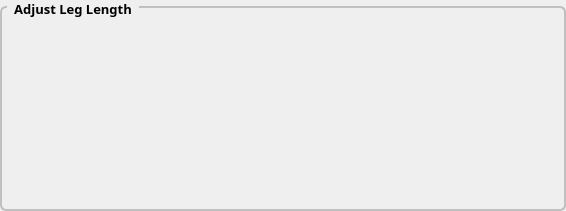
      <widget class="QGroupBox" name="groupBox_5">
       <property name="geometry">
        <rect>
         <x>27</x>
         <y>570</y>
         <width>566</width>
         <height>211</height>
        </rect>
       </property>
       <property name="font">
        <font>
         <family>Kartika</family>
         <pointsize>10</pointsize>
         <weight>75</weight>
         <italic>false</italic>
         <bold>true</bold>
        </font>
       </property>
       <property name="styleSheet">
        <string notr="true">QGroupBox {
    font: bold;
    border: 2px solid silver;
    border-radius: 6px;
    margin-top: 6px;
} 
QGroupBox::title {
subcontrol-origin: margin;
    left: 7px;

    padding: 0px 5px 0px 5px;
}</string>
       </property>
       <property name="title">
        <string>Adjust Leg Length</string>
       </property>
       <property name="alignment">
        <set>Qt::AlignHCenter|Qt::AlignTop</set>
       </property>
       <property name="flat">
        <bool>false</bool>
       </property>
       <widget class="QPushButton" name="forwardExtraBtn">
        <property name="geometry">
         <rect>
          <x>350</x>
          <y>30</y>
          <width>121</width>
          <height>70</height>
         </rect>
        </property>
        <property name="font">
         <font>
          <family>Kartika</family>
          <pointsize>11</pointsize>
          <weight>75</weight>
          <bold>true</bold>
         </font>
        </property>
        <property name="icon">
         <iconset>
          <normalon>images/up.png</normalon>
         </iconset>
        </property>
        <property name="iconSize">
         <size>
          <width>121</width>
          <height>70</height>
         </size>
        </property>
        <property name="autoRepeat">
         <bool>true</bool>
        </property>
        <property name="flat">
         <bool>true</bool>
        </property>
       </widget>
       <widget class="QPushButton" name="reverseExtraBtn">
        <property name="geometry">
         <rect>
          <x>180</x>
          <y>30</y>
          <width>121</width>
          <height>70</height>
         </rect>
        </property>
        <property name="font">
         <font>
          <family>Kartika</family>
          <pointsize>11</pointsize>
          <weight>75</weight>
          <bold>true</bold>
         </font>
        </property>
        <property name="icon">
         <iconset>
          <normalon>images/down.png</normalon>
         </iconset>
        </property>
        <property name="iconSize">
         <size>
          <width>121</width>
          <height>70</height>
         </size>
        </property>
        <property name="flat">
         <bool>true</bool>
        </property>
       </widget>
       <widget class="QPushButton" name="resetExtraBtn">
        <property name="geometry">
         <rect>
          <x>20</x>
          <y>30</y>
          <width>121</width>
          <height>70</height>
         </rect>
        </property>
        <property name="font">
         <font>
          <family>Kartika</family>
          <pointsize>11</pointsize>
          <weight>75</weight>
          <bold>true</bold>
         </font>
        </property>
        <property name="icon">
         <iconset>
          <normalon>images/stop.png</normalon>
         </iconset>
        </property>
        <property name="iconSize">
         <size>
          <width>121</width>
          <height>70</height>
         </size>
        </property>
        <property name="flat">
         <bool>true</bool>
        </property>
       </widget>
       <widget class="QPushButton" name="forwardFastExtraBtn">
        <property name="geometry">
         <rect>
          <x>350</x>
          <y>120</y>
          <width>121</width>
          <height>70</height>
         </rect>
        </property>
        <property name="font">
         <font>
          <family>Kartika</family>
          <pointsize>11</pointsize>
          <weight>75</weight>
          <bold>true</bold>
         </font>
        </property>
        <property name="icon">
         <iconset>
          <normalon>images/double-up.png</normalon>
         </iconset>
        </property>
        <property name="iconSize">
         <size>
          <width>121</width>
          <height>70</height>
         </size>
        </property>
        <property name="autoRepeat">
         <bool>true</bool>
        </property>
        <property name="flat">
         <bool>true</bool>
        </property>
       </widget>
       <widget class="QPushButton" name="reverseFastExtraBtn">
        <property name="geometry">
         <rect>
          <x>180</x>
          <y>120</y>
          <width>121</width>
          <height>70</height>
         </rect>
        </property>
        <property name="font">
         <font>
          <family>Kartika</family>
          <pointsize>11</pointsize>
          <weight>75</weight>
          <bold>true</bold>
         </font>
        </property>
        <property name="icon">
         <iconset>
          <normalon>images/double-down.png</normalon>
         </iconset>
        </property>
        <property name="iconSize">
         <size>
          <width>121</width>
          <height>70</height>
         </size>
        </property>
        <property name="autoRepeat">
         <bool>true</bool>
        </property>
        <property name="flat">
         <bool>true</bool>
        </property>
       </widget>
      </widget>
